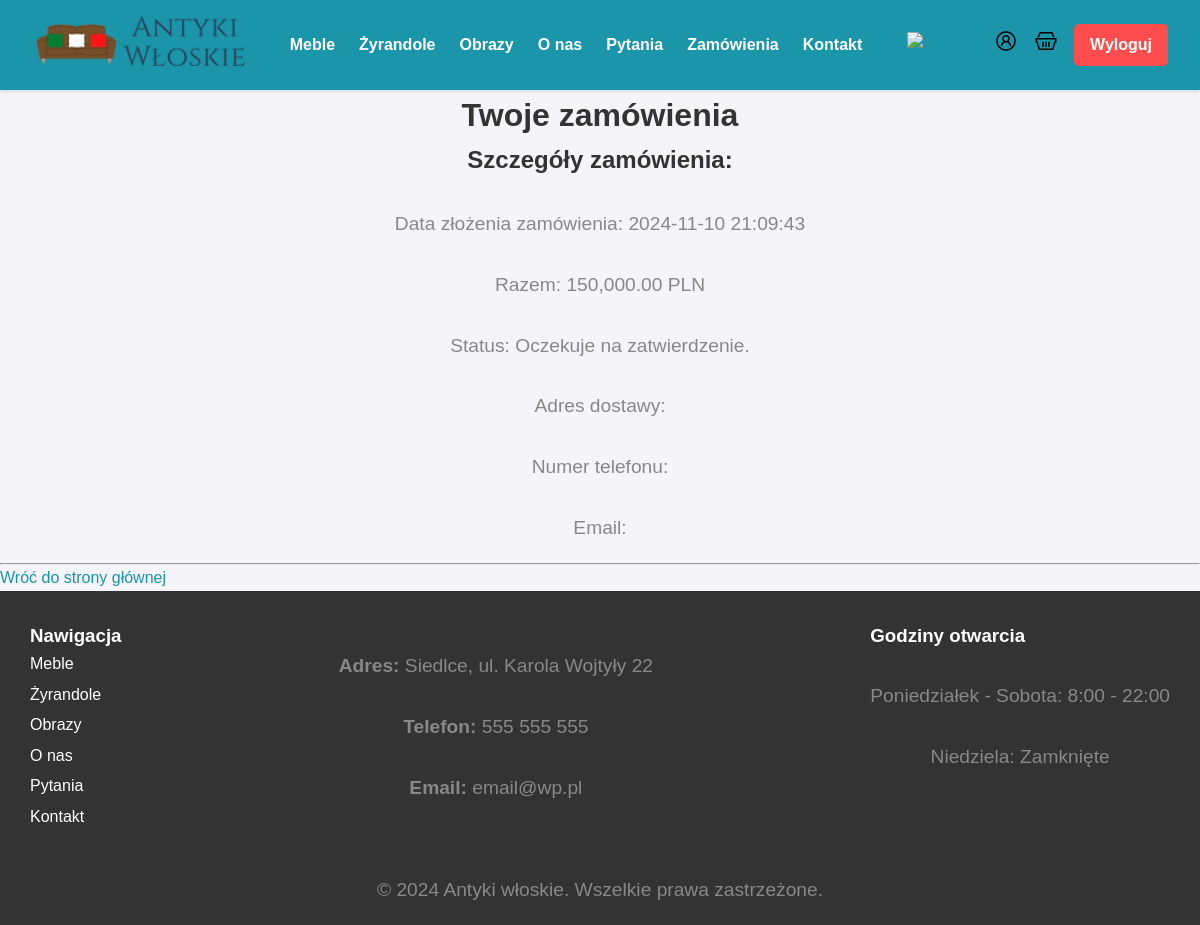
/user_orders.php (signed in), run on the app's committed database.
### tables this page shows
CREATE TABLE `orders` (
  `id` int(10) UNSIGNED NOT NULL,
  `idUsers` int(10) UNSIGNED NOT NULL,
  `total` decimal(10,2) NOT NULL,
  `createdAt` timestamp NOT NULL DEFAULT current_timestamp() ON UPDATE current_timestamp(),
  `idStatus` int(10) UNSIGNED NOT NULL,
  `orderDetails` text NOT NULL,
  `phoneNumber` varchar(10) NOT NULL,
  `email` varchar(50) NOT NULL
);

CREATE TABLE `status` (
  `id` int(10) UNSIGNED NOT NULL,
  `statusText` varchar(50) NOT NULL
);

### user_orders.php (the view, shortened to what this page needs)
<?php
require("include/header.php");
$idUser = $_SESSION['id'];
$sql = "SELECT o.id, o.total, o.createdAt, o.orderDetails, o.phoneNumber, o.email, s.statusText
        FROM orders o
        JOIN status s ON o.idStatus = s.id
        WHERE o.idUsers = ?
        ORDER BY o.createdAt DESC";
$stmt = $conn->prepare($sql);
$stmt->bind_param("i", $idUser);
$stmt->execute();
$result = $stmt->get_result();
?>
<!DOCTYPE html>
<html lang="en">
<head>
</head>
<body>
    <h1 class="big">Twoje zamówienia</h1>
    <?php if ($result->num_rows > 0): ?>
        <?php while ($order = $result->fetch_assoc()): ?>
            <div class="order">
                <h2 class="big">Szczegóły zamówienia:</h2>
                <p>Data złożenia zamówienia: <?php echo $order['createdAt']; ?></p>
                <p>Razem: <?php echo number_format($order['total'], 2); ?> PLN</p>
                <p>Status: <?php echo htmlspecialchars($order['statusText']); ?></p>
                <p>Adres dostawy: <?php echo htmlspecialchars($order['orderDetails']); ?></p>
                <p>Numer telefonu: <?php echo htmlspecialchars($order['phoneNumber']); ?></p>
                <p>Email: <?php echo htmlspecialchars($order['email']); ?></p>
            </div>
            <hr>
        <?php endwhile; ?>
    <?php else: ?>
        <p>Nie masz żadnych zamówień.</p>
    <?php endif; ?>
    <a href="main.php">Wróć do strony głównej</a>
</body>
</html>
<?php
require("include/footer.php");
?>

### css/styles.css (style rules this page uses)
* { margin: 0; padding: 0; box-sizing: border-box; }
body { font-family: 'Arial', sans-serif; background-color: #f4f4f9; color: #333; line-height: 1.6; height: auto; }
h1 { color: #333; }
.big { text-align: center }
a { color: #1a95a9; text-decoration: none; }
p { text-align: center; font-size: 1.2rem; color: #888; margin-top: 30px; }

### data on the page
orders: createdAt "2024-11-10 21:09:43", total "150,000.00", idStatus.statusText "Oczekuje na zatwierdzenie."
